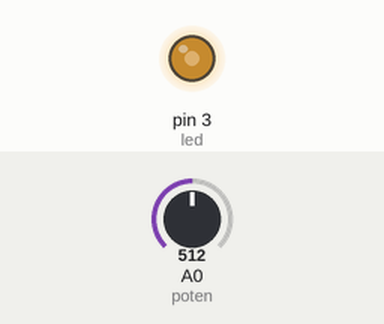
A sketch run on a simulated Arduino Uno, built with avr-gcc and run on an emulated ATmega328P. Parts: output pins drawn as LEDs (lit = HIGH). The inputs (shaded band) are chosen by the test bench; at power-on: A0 (poten) = 512.

Above: at 1.2 s.
1.3 s: A0 (poten) set to 716
At 2.5 s:
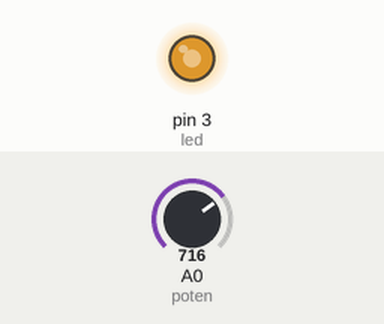
2.8 s: A0 (poten) set to 900
At 3.7 s:
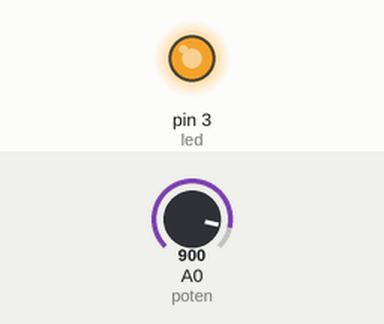
4.3 s: A0 (poten) set to 122
At 4.8 s:
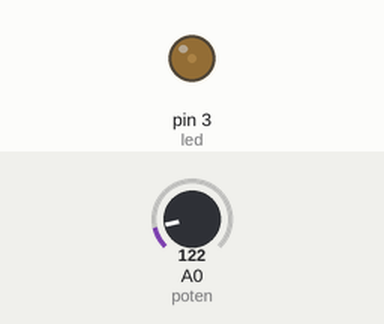
5.8 s: A0 (poten) set to 0
At 7.1 s:
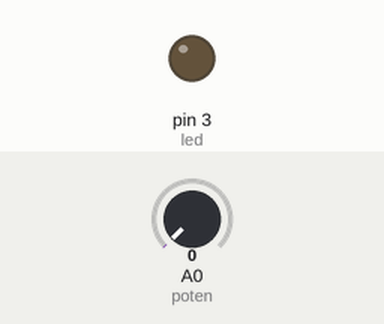
Timing chart, 0 to 8.3 s (numbered marks = the images above; inputs shaded):
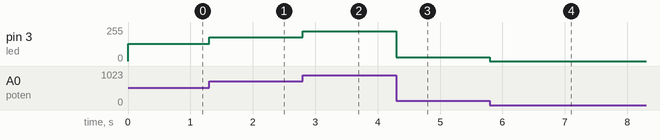

Measured:
- after the input at 1.3 s, pin 3 (led): 128/255 → 179/255 at once
- after the input at 2.8 s, pin 3 (led): 179/255 → 225/255 at once
- after the input at 4.3 s, pin 3 (led): 225/255 → 30/255 at once
- after the input at 5.8 s, pin 3 (led): 30/255 → 0/255 at once

The sketch:

Encender_Gradualmente_Led_Potenciometro.ino
```cpp
int led = 3;  //¡¡¡Es necesario colocar el led en este pin!!!
int poten = 0; //Potenciometro conectado a A0
int brillo;


void setup() {

  pinMode(led, OUTPUT);
  //El `potenciometro se declara automaticamente
}

void loop() {

  brillo = analogRead(poten) / 4; //se divide entre 4 para poder usarlo 1023/4=255, que es hasta donde lee el analog Write

  analogWrite(led, brillo);


}
```
